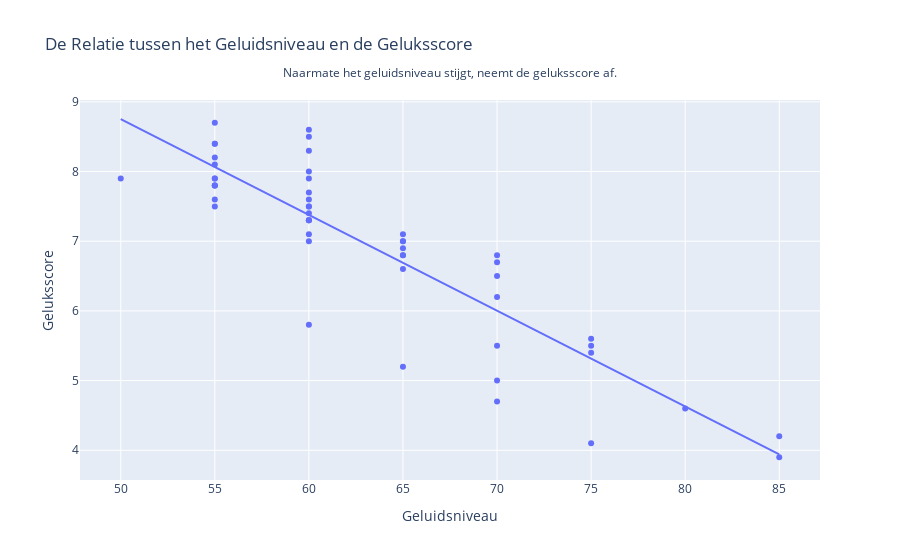

Here is the notebook cell this chart was saved with:
### Markdown cell above
Om te controleren of een hoog geluidsniveau daadwerkelijk als hinderlijk en onrustig kan worden ervaren, zullen we dit onderzoeken door het geluidsniveau uit te zetten tegen de geluksscore. In het onderstaande spreidingsdiagram zetten we het geluidsniveau op de x-as en de geluks score op de y-as.

### Code cell
plot_data = final_data[['Decibel_Level', 'Happiness_Score']]

fig = px.scatter(plot_data, x='Decibel_Level', y='Happiness_Score', trendline='ols',
                 title='De Relatie tussen het Geluidsniveau en de Geluksscore',
                 labels={
                     'Decibel_Level': 'Geluidsniveau',
                     'Happiness_Score': 'Geluksscore'
                 })

fig.add_annotation(
    x=0.5,
    y=1.1,
    showarrow=False,
    text="Naarmate het geluidsniveau stijgt, neemt de geluksscore af.",
    xref="paper",
    yref="paper",
    align="center"
)


fig.show()

correlation = final_data['Decibel_Level'].corr(final_data['Happiness_Score'])
print("Correlatiecoëfficiënt tussen het geluidsniveau en de geluksscore:", correlation)

### Figure 1 — Plotly figure (JSON) as saved in the notebook; plotly's stock layout.template omitted (floating-point values rounded to 4 significant figures)
{"data": [{"hovertemplate": "Geluidsniveau=%{x}<br>Geluksscore=%{y}<extra></extra>", "legendgroup": "", "marker": {"color": "#636efa", "symbol": "circle"}, "mode": "markers", "name": "", "orientation": "v", "showlegend": false, "type": "scatter", "x": [55, 50, 75, 60, 55, 60, 55, 60, 70, 85, 75, 60, 80, 70, 55, 60, 55, 65, 60, 70, 55, 60, 65, 75, 60, 55, 60, 65, 55, 60, 65, 60, 85, 55, 70, 75, 60, 65, 70, 60, 55, 70, 65, 60, 55, 70, 60, 55, 65, 60, 65], "xaxis": "x", "y": [8.4, 7.9, 4.1, 7.5, 7.8, 7.3, 8.1, 8.5, 6.5, 4.2, 5.5, 7.7, 4.6, 6.8, 8.7, 7, 7.5, 6.8, 8.3, 6.2, 7.8, 8.6, 6.8, 5.4, 5.8, 8.2, 7.9, 7.1, 7.6, 7.3, 7, 8, 3.9, 7.9, 6.7, 5.6, 7.1, 7, 5, 7.5, 7.8, 4.7, 6.6, 7.4, 7.9, 5.5, 7.6, 8.4, 5.2, 7.3, 6.9], "yaxis": "y"}, {"hovertemplate": "<b>OLS trendline</b><br>Happiness_Score = -0.137462 * Decibel_Level + 15.6255<br>R<sup>2</sup>=0.774736<br><br>Geluidsniveau=%{x}<br>Geluksscore=%{y} <b>(trend)</b><extra></extra>", "legendgroup": "", "marker": {"color": "#636efa", "symbol": "circle"}, "mode": "lines", "name": "", "showlegend": false, "type": "scatter", "x": [50, 55, 55, 55, 55, 55, 55, 55, 55, 55, 55, 55, 55, 60, 60, 60, 60, 60, 60, 60, 60, 60, 60, 60, 60, 60, 60, 60, 60, 65, 65, 65, 65, 65, 65, 65, 65, 70, 70, 70, 70, 70, 70, 70, 75, 75, 75, 75, 80, 85, 85], "xaxis": "x", "y": [8.752, 8.065, 8.065, 8.065, 8.065, 8.065, 8.065, 8.065, 8.065, 8.065, 8.065, 8.065, 8.065, 7.378, 7.378, 7.378, 7.378, 7.378, 7.378, 7.378, 7.378, 7.378, 7.378, 7.378, 7.378, 7.378, 7.378, 7.378, 7.378, 6.691, 6.691, 6.691, 6.691, 6.691, 6.691, 6.691, 6.691, 6.003, 6.003, 6.003, 6.003, 6.003, 6.003, 6.003, 5.316, 5.316, 5.316, 5.316, 4.629, 3.941, 3.941], "yaxis": "y"}], "layout": {"annotations": [{"align": "center", "showarrow": false, "text": "Naarmate het geluidsniveau stijgt, neemt de geluksscore af.", "x": 0.5, "xref": "paper", "y": 1.1, "yref": "paper"}], "legend": {"tracegroupgap": 0}, "title": {"text": "De Relatie tussen het Geluidsniveau en de Geluksscore"}, "xaxis": {"anchor": "y", "domain": [0, 1], "title": {"text": "Geluidsniveau"}}, "yaxis": {"anchor": "x", "domain": [0, 1], "title": {"text": "Geluksscore"}}}}
